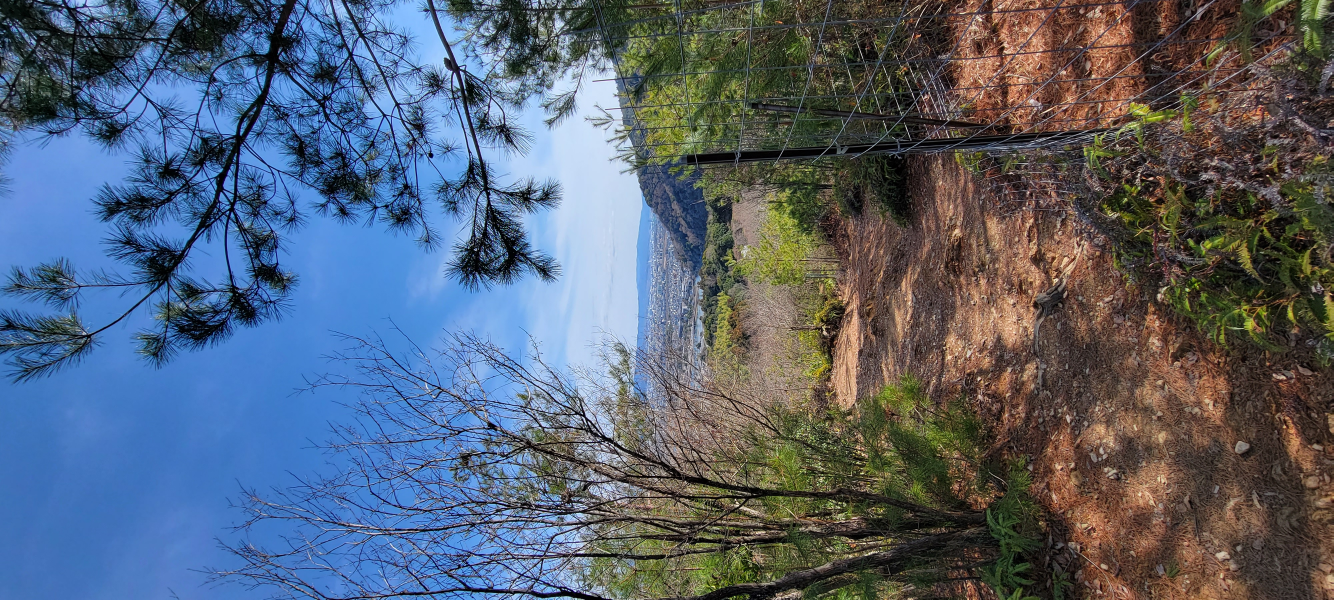
#> input picture photos/trail/trail-overlook-city.jpg, 4000 x 1800 px, given in place of trail-leaf-pebbles.jpg, which was not available (shown at 1/3 size)
$ python tex_40.py
#> lines starting #> are read from the running program, lines starting #| are printed output that depends on the picture
"""Textures for queue item 40 (photos/trail/). Run from the repo root: python3 tools/tex_40.py
Ground tiles are crops of the photos' near ground (least foreshortened), made seamless by a half-offset
cross-fade; the bark is a vertical strip; the stone relief is the photo itself on a carved slab.
"""
import os, numpy as np, cv2
from PIL import Image, ImageOps
OUT = "assets/textures"
def load(n): return cv2.cvtColor(np.asarray(ImageOps.exif_transpose(Image.open(f"photos/trail/{n}")).convert("RGB")), cv2.COLOR_RGB2BGR)
#> called with n = 'trail-leaf-pebbles.jpg'
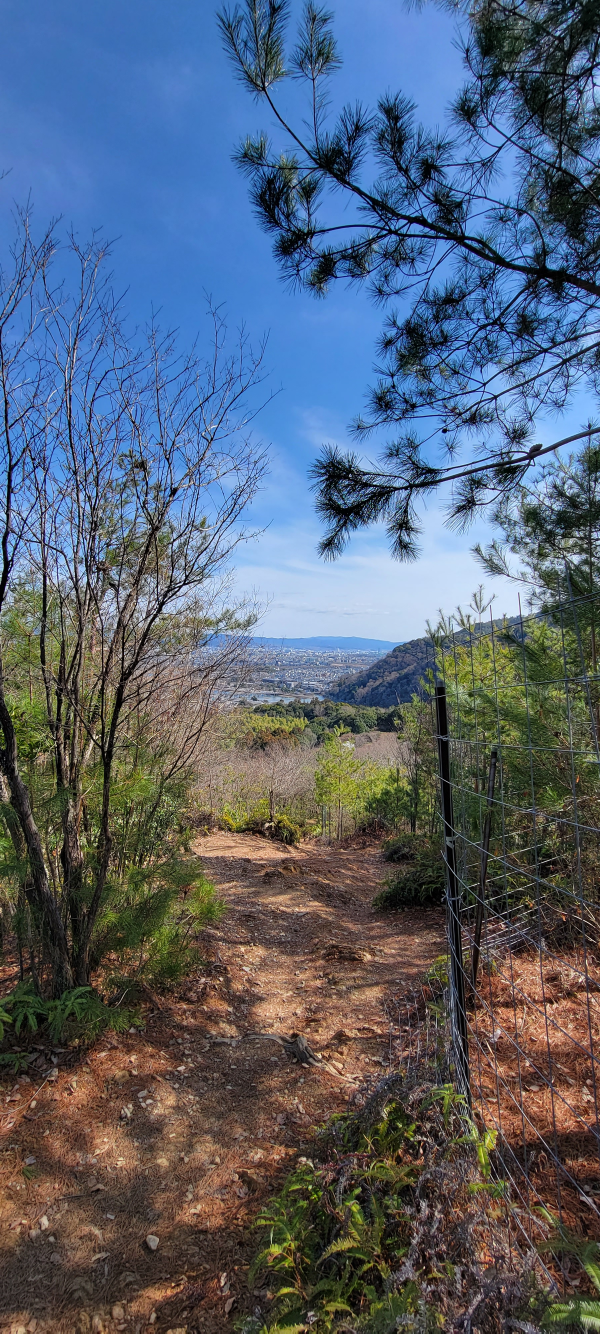
#> returned value: shape (4000, 1800, 3) (shown at 1/3 size); mean B, G, R 114.6, 98.2, 86.6
def crop(im, f): h, w = im.shape[:2]; return im[int(f[1] * h):int(f[3] * h), int(f[0] * w):int(f[2] * w)]
#> called with f = (0.08, 0.72, 0.92, 0.98)
#> after `h, w = im.shape[:2]`: h = 4000; w = 1800
def seamless(p, size):
#> called with size = (512, 512)
    p = cv2.resize(p, size, interpolation=cv2.INTER_AREA).astype(np.float32); W, H = size
#> after `W, H = size`: W = 512; H = 512
    r = np.roll(np.roll(p, H // 2, 0), W // 2, 1)
    wx = np.minimum(np.minimum(np.arange(W), W - 1 - np.arange(W)) / (W / 2), 1); wy = np.minimum(np.minimum(np.arange(H), H - 1 - np.arange(H)) / (H / 2), 1)
#> after `wx = np.minimum(np.minimum(np.arange(W), W - 1 - np.arange(W)) / (W / `: wx = 512 values, max 0.996 at index 255, min 0 at index 0, mean 0.498
#> after `wy = np.minimum(np.minimum(np.arange(H), H - 1 - np.arange(H)) / (H / `: wy has the same summary as wx
    m = np.minimum(wy[:, None], wx[None, :])[:, :, None] ** 0.6
    out = p * m + r * (1 - m)
    # flatten big lighting gradients (the model's lighting supplies them)
    low = cv2.GaussianBlur(out, (0, 0), W / 6); out = out - low + low.mean((0, 1))
    return out.clip(0, 255).astype(np.uint8)
#> returned value: shape (512, 512, 3)
def save(name, a): cv2.imwrite(os.path.join(OUT, name), a); print("wrote", name)
#> called with name = 'tr_leaf.png'
#| wrote tr_leaf.png
save("tr_leaf.png", seamless(crop(load("trail-leaf-pebbles.jpg"), (0.08, 0.72, 0.92, 0.98)), (512, 512)))
save("tr_moss.png", seamless(crop(load("moss-cobble-path.jpg"), (0.05, 0.62, 0.62, 0.9)), (512, 512)))
#> call 2 of load, with n = 'moss-cobble-path.jpg'
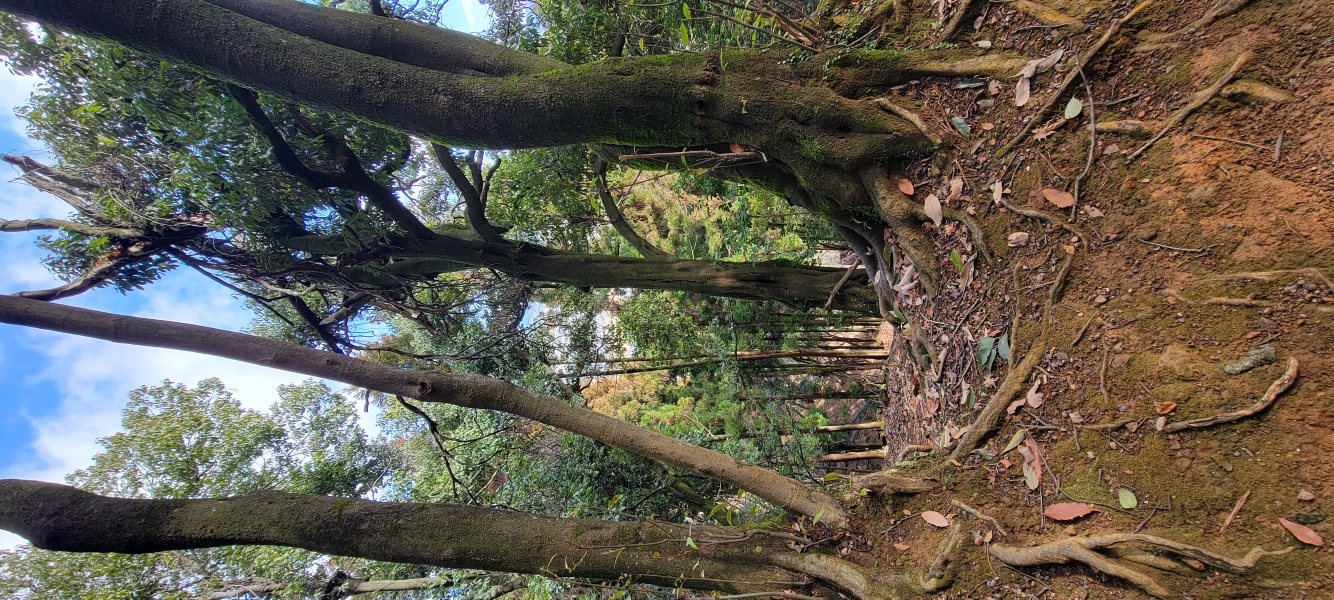
#> input picture photos/trail/mossy-trunks-roots.jpg, 4000 x 1800 px, given in place of moss-cobble-path.jpg, which was not available (shown at 1/3 size)
#| wrote tr_moss.png
save("tr_cobble.png", seamless(crop(load("cobble-stone-steps.jpg"), (0.02, 0.8, 0.98, 1.0)), (512, 256)))
#> call 3 of seamless, with size = (512, 256)
#> in seamless (call 3), `p = cv2.resize(p, size, interpolation=cv2.INTER_AREA).astype(np.float3`:
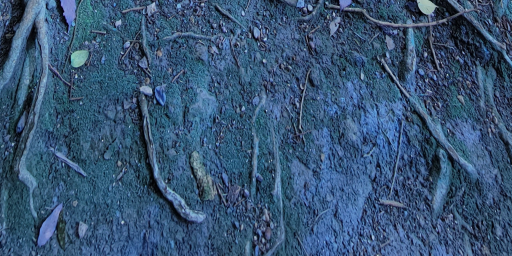
#> p: shape (256, 512, 3) float32; mean of channels 0, 1, 2 55.7, 85, 117; drawn as R, G, B
#> in seamless (call 3), `W, H = size`: H = 256
#> in seamless (call 3), `r = np.roll(np.roll(p, H // 2, 0), W // 2, 1)`:
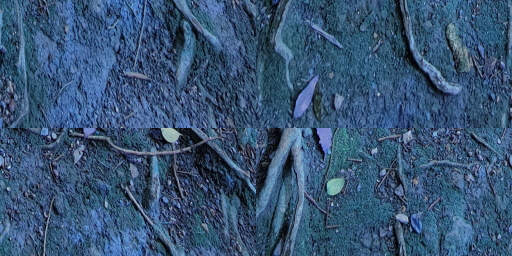
#> r: shape (256, 512, 3) float32; mean of channels 0, 1, 2 55.7, 85, 117; drawn as R, G, B
#> in seamless (call 3), `wy = np.minimum(np.minimum(np.arange(H), H - 1 - np.arange(H)) / (H / `: wy = 256 values, max 0.992 at index 127, min 0 at index 0, mean 0.496
#| wrote tr_cobble.png
save("tr_clay.png", seamless(crop(load("mossy-trunks-roots.jpg"), (0.25, 0.8, 0.85, 1.0)), (512, 512)))
#> call 4 of seamless, with size = (512, 512)
#> in seamless (call 4), `p = cv2.resize(p, size, interpolation=cv2.INTER_AREA).astype(np.float3`:
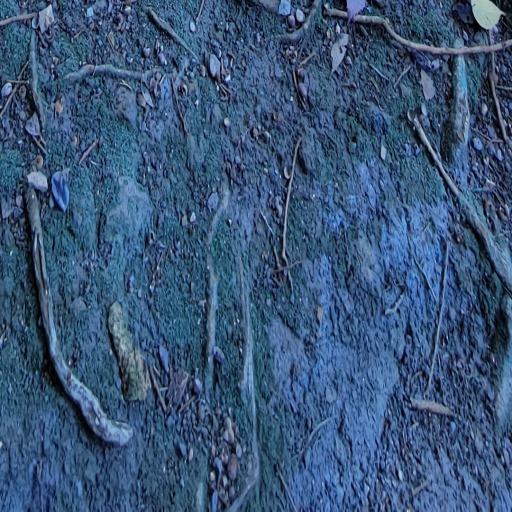
#> p: shape (512, 512, 3) float32; mean of channels 0, 1, 2 57.1, 86.3, 120.4; drawn as R, G, B
#> in seamless (call 4), `W, H = size`: H = 512
#> in seamless (call 4), `r = np.roll(np.roll(p, H // 2, 0), W // 2, 1)`:
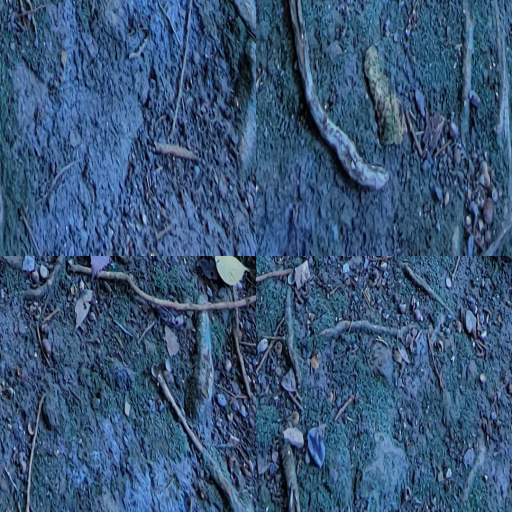
#> r: shape (512, 512, 3) float32; mean of channels 0, 1, 2 57.1, 86.3, 120.4; drawn as R, G, B
#> in seamless (call 4), `wy = np.minimum(np.minimum(np.arange(H), H - 1 - np.arange(H)) / (H / `: wy has the same summary as wx
#> in seamless (call 4), `out = p * m + r * (1 - m)`:
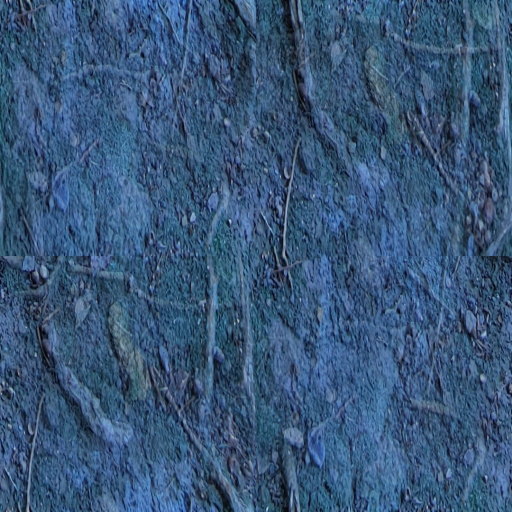
#> out: shape (512, 512, 3) float64; mean of channels 0, 1, 2 57, 87.4, 121.9; drawn as R, G, B
#| wrote tr_clay.png
#> (the run stopped early here; a loop or call above may not have finished)
